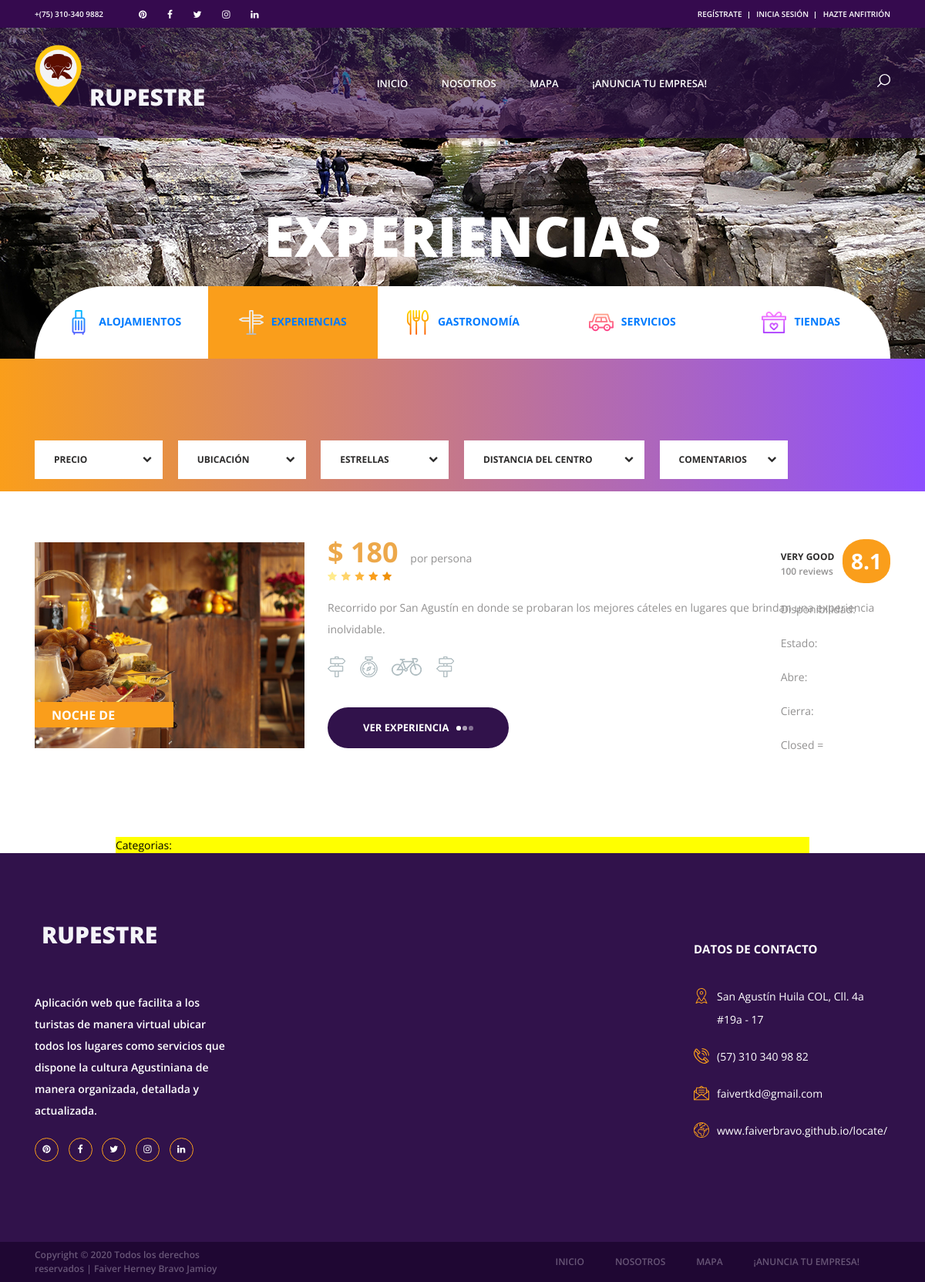
Page /experiencias/ on the committed database.
### experiencias/models.py (models this page shows, shortened)
class Experiencia(models.Model):
    nombre=models.CharField(max_length=50)
    descripcion=models.CharField(max_length=250)
    precio=models.IntegerField()
    imagen=models.ImageField(upload_to='experiencias')
    created=models.DateTimeField(auto_now_add=True)
    updated=models.DateTimeField(auto_now_add=True)
    class Meta:
        verbose_name='experiencia'
        verbose_name_plural='experiencias'

### experiencias/views.py (the view)
# urls.py: path('experiencias/', include('experiencias.urls')),
def experiencias(request):
    experiencias=Experiencia.objects.all()
    return render(request, "experiencias/experiencias.html", {"experiencias": experiencias})

### experiencias/templates/experiencias/experiencias.html (shortened to what this page needs)
{% extends "RupestreApp/base2.html" %}
{% load static %}
{% block content %}
<div class="home">
	<div class="home_background parallax-window" data-parallax="scroll" data-image-src="{% static 'images/experiencias/estrecho1m.jpg' %}"></div>
	<div class="home_content">
		<div class="home_title">experiencias</div>
	</div>
</div>
<div class="search">
	<div class="container fill_height">
		<div class="row fill_height">
			<div class="col fill_height">
				<div class="search_tabs_container">
					<div
						class="search_tabs d-flex flex-lg-row flex-column align-items-lg-center align-items-start justify-content-lg-between justify-content-start">
						<div
							class="search_tab d-flex flex-row align-items-center justify-content-lg-center justify-content-start">
							<a class="link" href="{% url 'Alojamientos' %}"><img src="{% static 'images/iconos/alojamientos.png' %} "
									alt=""><span>alojamientos</span></a>
						</div>
						<div
							class="search_tab active d-flex flex-row align-items-center justify-content-lg-center justify-content-start text-decoration:none">
							<a class="link" href="{% url 'Experiencias' %}"><img src="{% static 'images/iconos/turismo.png' %}" alt="">experiencias</a>
						</div>
						<div
							class="search_tab d-flex flex-row align-items-center justify-content-lg-center justify-content-start text-decoration:none">
							<a class="link" href="{% url 'Gastronomia' %}"><img src="{% static 'images/iconos/gastronomia.png' %}"
									alt="">gastronomía</a>
						</div>
						<div
							class="search_tab d-flex flex-row align-items-center justify-content-lg-center justify-content-start text-decoration:none">
							<a class="link" href="{% url 'Servicios' %}"><img src="{% static 'images/iconos/servicios.png' %}"
									alt="">servicios</a>
						</div>
						<div
							class="search_tab d-flex flex-row align-items-center justify-content-lg-center justify-content-start text-decoration:none">
							<a class="link" href="{% url 'Tienda' %}"><img src="{% static 'images/iconos/tiendas.png' %}" alt="">tiendas</a>
						</div>
					</div>
				</div>
			</div>
		</div>
	</div>
</div>
<div class="offers">
	<div class="search">
		<div class="search_inner">
			<div class="container fill_height no-padding">
				<div class="row fill_height no-margin">
					<div class="col fill_height no-padding">
						<div class="row">
							<div class="col-lg-11">
								<div class="offers_sorting_container">
									<ul class="offers_sorting">
										<li>
											<span class="sorting_text">precio</span>
											<i class="fa fa-chevron-down"></i>
										</li>
										<li>
											<span class="sorting_text">ubicación</span>
											<i class="fa fa-chevron-down"></i>
										</li>
										<li>
											<span class="sorting_text">estrellas</span>
											<i class="fa fa-chevron-down"></i>
										</li>
										<li class="distance_item">
											<span class="sorting_text">distancia del centro</span>
											<i class="fa fa-chevron-down"></i>
										</li>
										<li>
											<span class="sorting_text">comentarios</span>
											<i class="fa fa-chevron-down"></i>
										</li>
									</ul>
								</div>
							</div>
						</div>
					</div>
				</div>
			</div>
		</div>
	</div>
	{% for experiencia in experiencias %}
		<div class="container">
			<div class="row">
				<div class="col-lg-12">
					<div class="offers_grid">
						<div class="offers_item rating_4">
							<div class="row">
								<div class="col-lg-3 col-1680-4">
									<div class="offers_image_container">
										<div class="offers_image_background" style="background-image:url({{experiencia.imagen.url}})"></div>
										<div class="offer_name"><a href="experiencia_detalle/{{experiencia.id}}">{{experiencia.nombre}}</a></div>
									</div>
								</div>
								<div class="col-lg-8">
									<div class="offers_content">
										<div class="offers_price">$ {{experiencia.precio}}<span> por persona</span></div>
										<div class="rating_r rating_r_5 offers_rating" data-rating="4">
											<i></i>
											<i></i>
											<i></i>
											<i></i>
											<i></i>
										</div>
										<p class="offers_text">{{experiencia.descripcion}}</p>
										<div class="offers_icons">
											<ul class="offers_icons_list">
												<li class="offers_icons_item"><img src="{% static 'images/iconos/post.png' %}" alt=""></li>
												<li class="offers_icons_item"><img src="{% static 'images/iconos/compass.png' %}" alt=""></li>
												<li class="offers_icons_item"><img src="{% static 'images/iconos/bicycle.png' %}" alt=""></li>
												<li class="offers_icons_item"><img src="{% static 'images/iconos/post.png' %}" alt=""></li>
											</ul>
										</div>
										<div class="button book_button"><a href="experiencia_detalle/{{experiencia.id}}">ver experiencia<span></span><span></span><span></span></a></div>
										<div class="offer_reviews">
											<div class="offer_reviews_content">
												<div class="offer_reviews_title">very good</div>
												<div class="offer_reviews_subtitle">100 reviews</div>
											</div>
											<div class="offer_reviews_rating text-center">8.1</div>
											<p class="offers_text">Disponibilidad: {{experiencia.disponibilidad}}</p>
											<p class="offers_text">Estado: {{experiencia.activo}}</p>
											<p class="offers_text">Abre: {{experienciao.abrir}}</p>
											<p class="offers_text">Cierra: {{experienciao.cerrar}}</p>
											<p class="offers_text">Closed = {{experiencia.dd}}</p>
										</div>
									</div>
								</div>
							</div>
						</div>
					</div>
				</div>
			</div>
		</div>
	</div>
	{% endfor %}
	<section>
		<div style="width:75%; background-color: yellow; margin:auto; text-align: left ; color: black;">
			Categorias:<div></div>
		</div>
	</section>
</div>
{% endblock %}

### RupestreApp/static/styles/offers_responsive.css (style rules this page uses)
@media only screen and (max-width: 2340px) { .col-1680-4 { flex: 0 0 33.333333%; max-width: 33.333333%; } }
@media only screen and (max-width: 2340px) { .offers { padding-top: 0px; } }
@media only screen and (max-width: 2340px) { .search { position: relative; width: 100%; height: auto; background: linear-gradient(to right, #fa9e1b, #8d4fff); z-index: 10; } }
@media only screen and (max-width: 2340px) { .search_inner { width: 100%; height: 100%; } }
@media only screen and (max-width: 2340px) { .no-padding { padding-left: 15px; padding-right: 15px; } }
@media only screen and (max-width: 2340px) { .no-margin { margin-left: -15px; margin-right: -15px; } }
@media only screen and (max-width: 2340px) { .search_tabs_container { position: absolute; bottom: 100%; left: 15px; width: calc(100% - 30px); } }
@media only screen and (max-width: 2340px) { .search_tabs { flex-wrap: nowrap; height: 94px; } }
@media only screen and (max-width: 2340px) { .search_tab { font-size: 14px; font-weight: 700; color: #2d2c2c; text-transform: uppercase; text-align: center; height: 100%; flex-grow: 1; background: #FFFFFF; cursor: pointer; -webkit-transition: all 200ms ease; -moz-transition: all 200ms ease; -ms-transition: all 200ms ease; -o-transition: all 200ms ease; transition: all 200ms ease; } }
@media only screen and (max-width: 2340px) { .search_tab:not(:first-child):not(:nth-child(2)) { border: none; margin-right: 0px; margin-bottom: 0px; } }
@media only screen and (max-width: 2340px) { .search_tab:nth-child(2) { border-top-right-radius: 0px; padding-right: 0px; } }
@media only screen and (max-width: 2340px) { .search_tab:last-child { border-top-right-radius: 94px; padding-right: 7px; } }
@media only screen and (max-width: 2340px) { .offers_sorting_container { margin-top: 105px; } }

### rows in the picture
Experiencia: imagen (picture), nombre "NOCHE DE…", precio "180", descripcion "Recorrido por San Agustín en donde se probaran los mejores cáteles en lugares que brindan una experiencia inolvidable."
